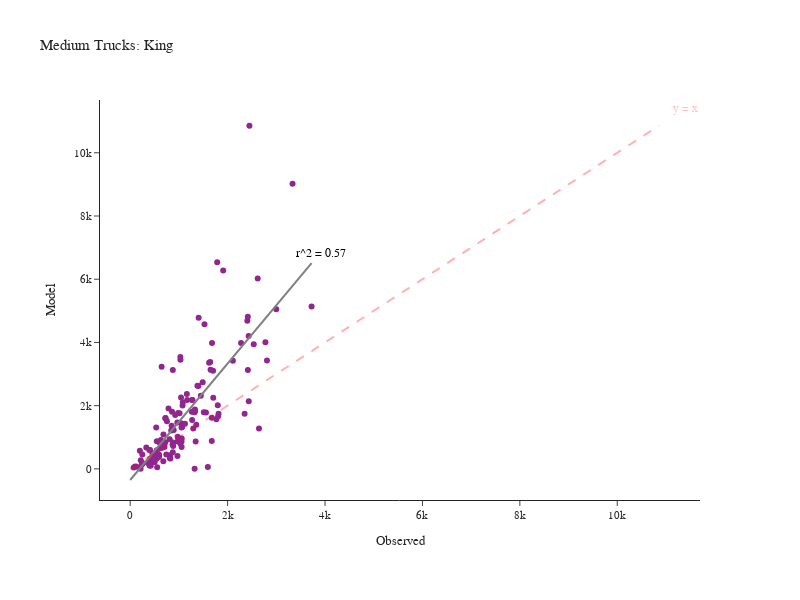

Write notebook code for a chart like this one.
### Code cell
fig = create_truck_chart(df_daily_med, 'Medium', 'King')
fig.show()

### Figure 1 — Plotly figure (JSON) as saved in the notebook; plotly's stock layout.template omitted (floating-point values rounded to 4 significant figures; data arrays with more than 128 entries replaced by an {"elided": "..."} marker saying what was removed)
{"data": [{"customdata": {"elided": "132x2 str values"}, "hovertemplate": "Observed=%{x}<br>Model=%{y}<br>location=%{customdata[0]}<br>County=%{customdata[1]}<extra></extra>", "legendgroup": "", "line": {"color": "Grey", "width": 2}, "marker": {"color": "#91268F", "symbol": "circle"}, "mode": "markers", "name": "", "orientation": "v", "showlegend": false, "type": "scatter", "x": {"elided": "132 int values"}, "xaxis": "x", "y": {"elided": "132 int values"}, "yaxis": "y"}, {"hovertemplate": "Observed=%{x}<br>Model=%{y}<extra></extra>", "legendgroup": "", "line": {"color": "Grey", "dash": "solid", "width": 2}, "marker": {"symbol": "circle"}, "mode": "lines", "name": "", "orientation": "v", "showlegend": false, "type": "scatter", "x": [0.0, 37.62, 75.23, 112.8, 150.5, 188.1, 225.7, 263.3, 300.9, 338.5, 376.2, 413.8, 451.4, 489.0, 526.6, 564.2, 601.9, 639.5, 677.1, 714.7, 752.3, 789.9, 827.6, 865.2, 902.8, 940.4, 978.0, 1016.0, 1053.0, 1091.0, 1128.0, 1166.0, 1204.0, 1241.0, 1279.0, 1317.0, 1354.0, 1392.0, 1429.0, 1467.0, 1505.0, 1542.0, 1580.0, 1617.0, 1655.0, 1693.0, 1730.0, 1768.0, 1806.0, 1843.0, 1881.0, 1918.0, 1956.0, 1994.0, 2031.0, 2069.0, 2107.0, 2144.0, 2182.0, 2219.0, 2257.0, 2295.0, 2332.0, 2370.0, 2407.0, 2445.0, 2483.0, 2520.0, 2558.0, 2596.0, 2633.0, 2671.0, 2708.0, 2746.0, 2784.0, 2821.0, 2859.0, 2896.0, 2934.0, 2972.0, 3009.0, 3047.0, 3085.0, 3122.0, 3160.0, 3197.0, 3235.0, 3273.0, 3310.0, 3348.0, 3385.0, 3423.0, 3461.0, 3498.0, 3536.0, 3574.0, 3611.0, 3649.0, 3686.0, 3724.0], "xaxis": "x", "y": [-352.2, -282.9, -213.5, -144.2, -74.88, -5.538, 63.8, 133.1, 202.5, 271.8, 341.1, 410.5, 479.8, 549.2, 618.5, 687.8, 757.2, 826.5, 895.8, 965.2, 1035.0, 1104.0, 1173.0, 1243.0, 1312.0, 1381.0, 1451.0, 1520.0, 1589.0, 1659.0, 1728.0, 1797.0, 1867.0, 1936.0, 2005.0, 2075.0, 2144.0, 2213.0, 2283.0, 2352.0, 2421.0, 2491.0, 2560.0, 2629.0, 2699.0, 2768.0, 2837.0, 2907.0, 2976.0, 3045.0, 3115.0, 3184.0, 3253.0, 3323.0, 3392.0, 3461.0, 3531.0, 3600.0, 3669.0, 3739.0, 3808.0, 3877.0, 3947.0, 4016.0, 4085.0, 4155.0, 4224.0, 4293.0, 4363.0, 4432.0, 4501.0, 4571.0, 4640.0, 4709.0, 4779.0, 4848.0, 4917.0, 4987.0, 5056.0, 5125.0, 5195.0, 5264.0, 5333.0, 5403.0, 5472.0, 5541.0, 5611.0, 5680.0, 5749.0, 5819.0, 5888.0, 5957.0, 6027.0, 6096.0, 6165.0, 6235.0, 6304.0, 6373.0, 6443.0, 6512.0], "yaxis": "y"}], "layout": {"annotations": [{"align": "right", "font": {"color": "pink", "size": 12}, "showarrow": false, "text": "y = x", "x": 11400.0, "y": 11400.0}, {"align": "right", "font": {"color": "black", "size": 12}, "showarrow": false, "text": "r^2 = 0.57", "x": 3910.0, "y": 6838.0}], "height": 600, "legend": {"tracegroupgap": 0}, "margin": {"b": 100, "l": 100, "r": 100, "t": 100}, "shapes": [{"line": {"color": "Red", "dash": "dash", "width": 2}, "type": "line", "x0": 0, "x1": 10858, "y0": 0, "y1": 10858}], "title": {"text": "Medium Trucks: King"}, "width": 800, "xaxis": {"anchor": "y", "domain": [0.0, 1.0], "title": {"text": "Observed"}}, "yaxis": {"anchor": "x", "domain": [0.0, 1.0], "title": {"text": "Model"}}}}
